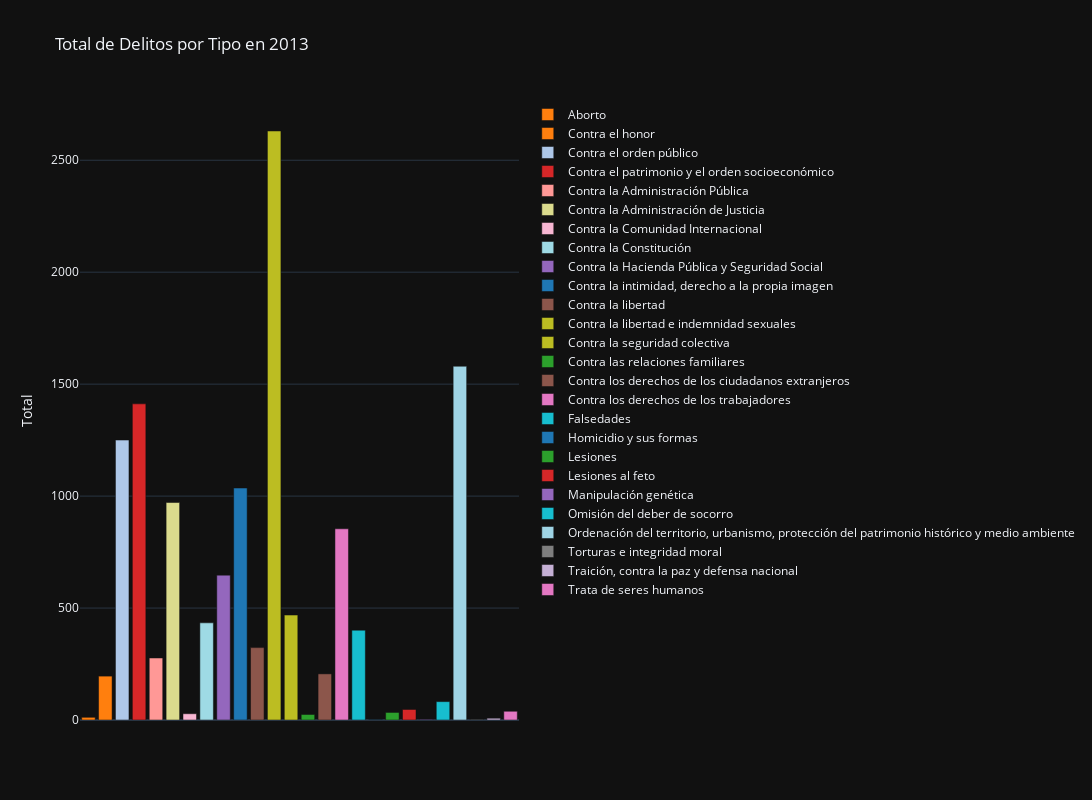

Here is the notebook cell this chart was saved with:
### Code cell
# Crear la figura
fig = go.Figure()

# Agregar las barras correspondientes a cada tipo de delito
for i, nv2 in enumerate(del_tip_2013["Nv2"].unique()):
    subset = del_tip_2013[del_tip_2013["Nv2"] == nv2]
    color = colores_delitos[nv2]
    fig.add_trace(go.Bar(x=[nv2], y=[subset["Total"].iloc[0]], name=nv2, marker_color=color))

# Personalizar el diseño de la gráfica
fig.update_layout(title="Total de Delitos por Tipo en 2013", yaxis_title="Total", template="plotly_dark", width=1500, height=800)

# Actualizar los colores de la leyenda
for i, trace in enumerate(fig.data):
    nv2 = trace.name
    color = colores_delitos[nv2]
    fig.data[i].marker.color = color

fig.update_xaxes(tickmode="array", tickvals=[])
# Mostrar la gráfica
fig.show()

### Figure 1 — Plotly figure (JSON) as saved in the notebook; plotly's stock layout.template omitted (floating-point values rounded to 4 significant figures)
{"data": [{"marker": {"color": "#ff7f0e"}, "name": "Aborto", "type": "bar", "x": ["Aborto"], "y": [12]}, {"marker": {"color": "#ff7f0e"}, "name": "Contra el honor", "type": "bar", "x": ["Contra el honor"], "y": [196]}, {"marker": {"color": "#aec7e8"}, "name": "Contra el orden público", "type": "bar", "x": ["Contra el orden público"], "y": [1250.0]}, {"marker": {"color": "#d62728"}, "name": "Contra el patrimonio y el orden socioeconómico", "type": "bar", "x": ["Contra el patrimonio y el orden socioeconómico"], "y": [1412.0]}, {"marker": {"color": "#ff9896"}, "name": "Contra la Administración Pública", "type": "bar", "x": ["Contra la Administración Pública"], "y": [276.9]}, {"marker": {"color": "#dbdb8d"}, "name": "Contra la Administración de Justicia", "type": "bar", "x": ["Contra la Administración de Justicia"], "y": [971.3]}, {"marker": {"color": "#f7b6d2"}, "name": "Contra la Comunidad Internacional", "type": "bar", "x": ["Contra la Comunidad Internacional"], "y": [28]}, {"marker": {"color": "#9edae5"}, "name": "Contra la Constitución", "type": "bar", "x": ["Contra la Constitución"], "y": [434]}, {"marker": {"color": "#9467bd"}, "name": "Contra la Hacienda Pública y Seguridad Social", "type": "bar", "x": ["Contra la Hacienda Pública y Seguridad Social"], "y": [647]}, {"marker": {"color": "#1f77b4"}, "name": "Contra la intimidad, derecho a la propia imagen", "type": "bar", "x": ["Contra la intimidad, derecho a la propia imagen"], "y": [1036]}, {"marker": {"color": "#8c564b"}, "name": "Contra la libertad", "type": "bar", "x": ["Contra la libertad"], "y": [323.3]}, {"marker": {"color": "#bcbd22"}, "name": "Contra la libertad e indemnidad sexuales", "type": "bar", "x": ["Contra la libertad e indemnidad sexuales"], "y": [2631.0]}, {"marker": {"color": "#bcbd22"}, "name": "Contra la seguridad colectiva", "type": "bar", "x": ["Contra la seguridad colectiva"], "y": [468.7]}, {"marker": {"color": "#2ca02c"}, "name": "Contra las relaciones familiares", "type": "bar", "x": ["Contra las relaciones familiares"], "y": [24.55]}, {"marker": {"color": "#8c564b"}, "name": "Contra los derechos de los ciudadanos extranjeros", "type": "bar", "x": ["Contra los derechos de los ciudadanos extranjeros"], "y": [206]}, {"marker": {"color": "#e377c2"}, "name": "Contra los derechos de los trabajadores", "type": "bar", "x": ["Contra los derechos de los trabajadores"], "y": [854]}, {"marker": {"color": "#17becf"}, "name": "Falsedades", "type": "bar", "x": ["Falsedades"], "y": [401.2]}, {"marker": {"color": "#1f77b4"}, "name": "Homicidio y sus formas", "type": "bar", "x": ["Homicidio y sus formas"], "y": [1.427]}, {"marker": {"color": "#2ca02c"}, "name": "Lesiones", "type": "bar", "x": ["Lesiones"], "y": [33.77]}, {"marker": {"color": "#d62728"}, "name": "Lesiones al feto", "type": "bar", "x": ["Lesiones al feto"], "y": [47]}, {"marker": {"color": "#9467bd"}, "name": "Manipulación genética", "type": "bar", "x": ["Manipulación genética"], "y": [3]}, {"marker": {"color": "#17becf"}, "name": "Omisión del deber de socorro", "type": "bar", "x": ["Omisión del deber de socorro"], "y": [82]}, {"marker": {"color": "#9fd4e5"}, "name": "Ordenación del territorio, urbanismo, protección del patrimonio histórico y medio ambiente", "type": "bar", "x": ["Ordenación del territorio, urbanismo, protección del patrimonio histórico y medio ambiente"], "y": [1580]}, {"marker": {"color": "#7f7f7f"}, "name": "Torturas e integridad moral", "type": "bar", "x": ["Torturas e integridad moral"], "y": [2.771]}, {"marker": {"color": "#c5b0d5"}, "name": "Traición, contra la paz y defensa nacional", "type": "bar", "x": ["Traición, contra la paz y defensa nacional"], "y": [8]}, {"marker": {"color": "#e377c2"}, "name": "Trata de seres humanos", "type": "bar", "x": ["Trata de seres humanos"], "y": [39]}], "layout": {"height": 800, "title": {"text": "Total de Delitos por Tipo en 2013"}, "width": 1500, "xaxis": {"tickmode": "array", "tickvals": []}, "yaxis": {"title": {"text": "Total"}}}}
